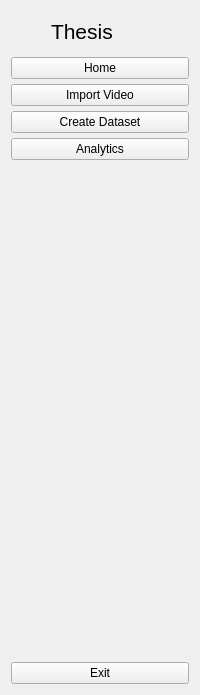
     <widget class="QWidget" name="full_menu_widget" native="true">
      <layout class="QVBoxLayout" name="verticalLayout_4">
       <item>
        <layout class="QHBoxLayout" name="horizontalLayout_2">
         <property name="spacing">
          <number>0</number>
         </property>
         <item>
          <widget class="QLabel" name="tentlogo2">
           <property name="minimumSize">
            <size>
             <width>40</width>
             <height>40</height>
            </size>
           </property>
           <property name="maximumSize">
            <size>
             <width>40</width>
             <height>40</height>
            </size>
           </property>
           <property name="text">
            <string/>
           </property>
           <property name="pixmap">
            <pixmap resource="icons/resource.qrc">:/icons/webcam-2-256.png</pixmap>
           </property>
           <property name="scaledContents">
            <bool>true</bool>
           </property>
          </widget>
         </item>
         <item>
          <widget class="QLabel" name="ProjectName">
           <property name="font">
            <font>
             <pointsize>16</pointsize>
            </font>
           </property>
           <property name="text">
            <string>Thesis </string>
           </property>
          </widget>
         </item>
        </layout>
       </item>
       <item>
        <layout class="QVBoxLayout" name="verticalLayout_2">
         <property name="spacing">
          <number>5</number>
         </property>
         <item>
          <widget class="QPushButton" name="Home_button">
           <property name="text">
            <string>Home</string>
           </property>
           <property name="icon">
            <iconset resource="icons/resource.qrc">
             <normaloff>:/icons/home-4-256.png</normaloff>
             <normalon>:/icons/home-4-256-W.png</normalon>:/icons/home-4-256.png</iconset>
           </property>
           <property name="iconSize">
            <size>
             <width>14</width>
             <height>14</height>
            </size>
           </property>
           <property name="checkable">
            <bool>true</bool>
           </property>
           <property name="autoExclusive">
            <bool>true</bool>
           </property>
          </widget>
         </item>
         <item>
          <widget class="QPushButton" name="Import_button">
           <property name="text">
            <string>Import Video</string>
           </property>
           <property name="icon">
            <iconset resource="icons/resource.qrc">
             <normaloff>:/icons/low-importance-256.png</normaloff>
             <normalon>:/icons/low-importance-256-W.png</normalon>:/icons/low-importance-256.png</iconset>
           </property>
           <property name="iconSize">
            <size>
             <width>14</width>
             <height>14</height>
            </size>
           </property>
           <property name="checkable">
            <bool>true</bool>
           </property>
           <property name="autoRepeat">
            <bool>false</bool>
           </property>
           <property name="autoExclusive">
            <bool>true</bool>
           </property>
          </widget>
         </item>
         <item>
          <widget class="QPushButton" name="Create_button">
           <property name="text">
            <string>Create Dataset</string>
           </property>
           <property name="icon">
            <iconset resource="icons/resource.qrc">
             <normaloff>:/icons/screenshot-256.png</normaloff>
             <normalon>:/icons/screenshot-256-W.png</normalon>:/icons/screenshot-256.png</iconset>
           </property>
           <property name="iconSize">
            <size>
             <width>14</width>
             <height>14</height>
            </size>
           </property>
           <property name="checkable">
            <bool>true</bool>
           </property>
           <property name="autoExclusive">
            <bool>true</bool>
           </property>
          </widget>
         </item>
         <item>
          <widget class="QPushButton" name="Analytics_button">
           <property name="text">
            <string>Analytics</string>
           </property>
           <property name="icon">
            <iconset resource="icons/resource.qrc">
             <normaloff>:/icons/analytics-256.png</normaloff>
             <normalon>:/icons/analytics-256-W.png</normalon>:/icons/analytics-256.png</iconset>
           </property>
           <property name="iconSize">
            <size>
             <width>14</width>
             <height>14</height>
            </size>
           </property>
           <property name="checkable">
            <bool>true</bool>
           </property>
           <property name="autoExclusive">
            <bool>true</bool>
           </property>
          </widget>
         </item>
        </layout>
       </item>
       <item>
        <spacer name="verticalSpacer">
         <property name="orientation">
          <enum>Qt::Orientation::Vertical</enum>
         </property>
         <property name="sizeHint" stdset="0">
          <size>
           <width>20</width>
           <height>496</height>
          </size>
         </property>
        </spacer>
       </item>
       <item>
        <widget class="QPushButton" name="pushButton_10">
         <property name="text">
          <string>Exit</string>
         </property>
         <property name="icon">
          <iconset resource="icons/resource.qrc">
           <normaloff>:/icons/close-window-256.png</normaloff>
           <normalon>:/icons/close-window-256-W.png</normalon>:/icons/close-window-256.png</iconset>
         </property>
         <property name="iconSize">
          <size>
           <width>14</width>
           <height>14</height>
          </size>
         </property>
        </widget>
       </item>
      </layout>
     </widget>
